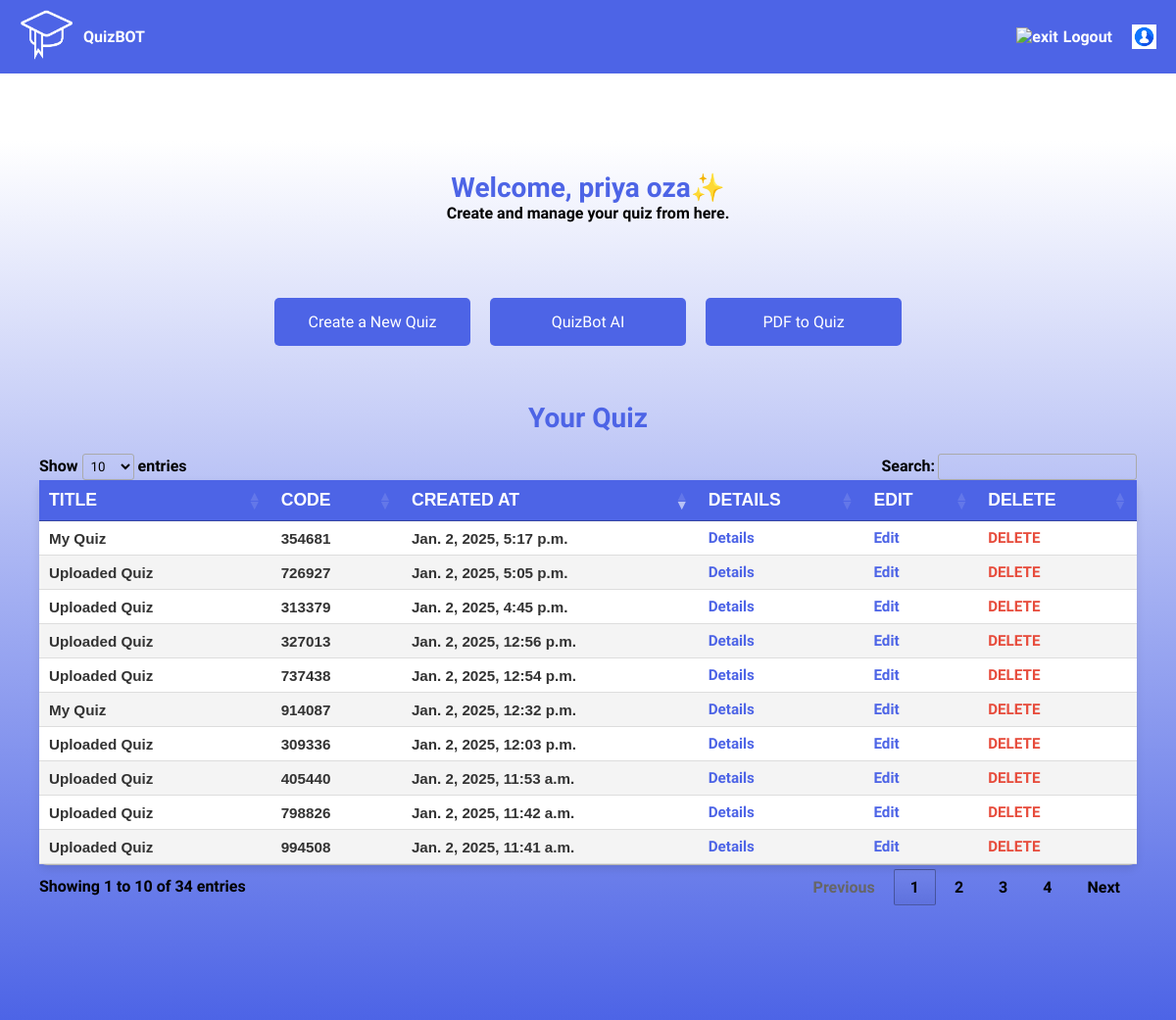
The page /teacher/home/ (signed in) on the database as committed earlier.
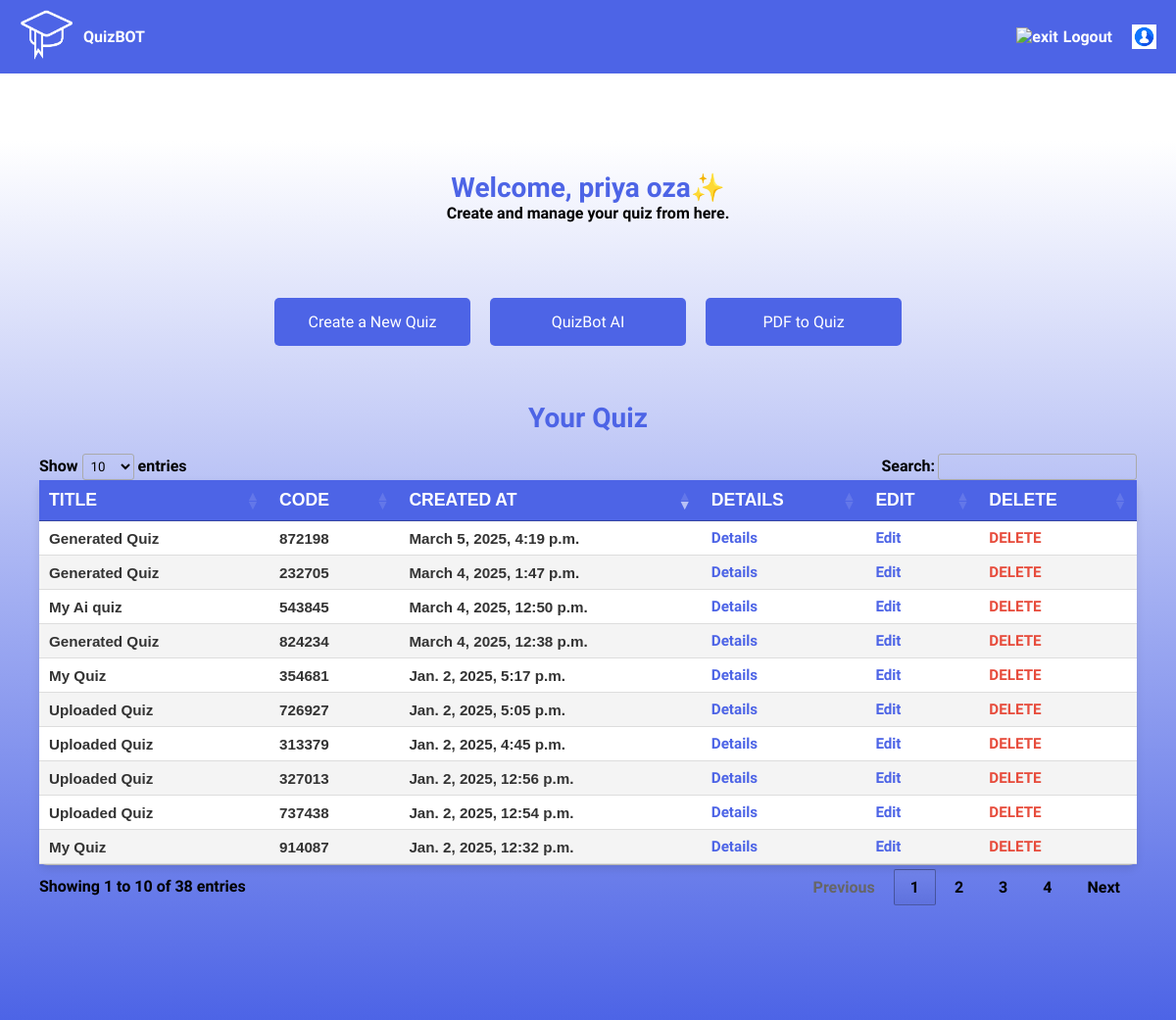
The same page on the database as committed later.
### q/models.py (models this page shows, shortened)
class Quiz(models.Model):
    title = models.CharField(max_length=255)
    pdf = models.FileField(upload_to='pdfs/', null=True, blank=True)
    code = models.IntegerField(unique=True, editable=False, null=True, blank=True)
    host = models.ForeignKey(User, on_delete=models.CASCADE)
    created_at = models.DateTimeField(auto_now_add=True)
    show_results_to_student = models.BooleanField(default=True)  # Show results or not
    duration = models.IntegerField(default=2)  # Duration in minutes
    is_active = models.BooleanField(default=True)  # Whether the quiz is active or not

### login/views.py (the view)
# urls.py: path('teacher/home/', home_tea , name='teacher_home'),
@login_required
def home_tea(request):
    user = request.user
    if request.user.is_authenticated:
        if user.is_student:
            return redirect('student_home')
    quiz = Quiz.objects.filter(host=user)
    return render(request, 'dashboard_tea.html', {'quizzes': quiz})

### login/templates/dashboard_tea.html (shortened to what this page needs)
<!DOCTYPE html>
<html lang="en">
    {% load static %}
<head>
    <link rel="stylesheet" href="{% static 'css/dashboard_tea.css' %}" />
    <link rel="stylesheet" href="https://cdn.datatables.net/1.11.5/css/jquery.dataTables.min.css">
</head>
<body>
    <B>
    <div class="top-navigation">
        <div class="logo">
            <img width="55" height="55" src="{% static 'images/hlgo.png' %}" alt="test-passed"/>
            <span class="title-main">QuizBOT</span>
        </div>
        <div class="nav-links">
            <a href="{% url 'logout' %}">
                <span class="icon">
                    <img width="25" height="25" src="https://img.icons8.com/forma-regular/50/1A1A1A/exit.png" alt="exit"/>
                </span>
                <span class="title">Logout</span>
            </a>
            <a href="{% url 'profile_view' %}">
                {% if user.profile_picture %}
                    <img width="25" height="25" src="{{ user.profile_picture.url }}" alt="Profile Image">
                {% else %}
                    <img width="25" height="25" src="{% static 'images/prfpic.png' %}" alt="Default Profile Image">
                {% endif %}
            </a>
        </div>
    </div>
    <div class="main">
        <section class="content">
            <div class="welcome-message">
                <h1>Welcome, {{ user.first_name }} {{ user.last_name }}&#10024;</h1>
                <p>Create and manage your quiz from here.</p>
            </div>
            <br><br><br>
            <div class="cta-buttons">
                <button onclick="createQuiz()">Create a New Quiz</button>
                <button onclick="aiQuiz()">QuizBot AI</button>
                <button onclick="pdfQuiz()">PDF to Quiz</button>
            </div>
            <br><br><br>
            <div class="welcome-message">
                <h1>Your Quiz</h1>
            </div>
            <div class="quiz-history">
                <table class="user-results" align="center">
                    <thead>
                        <tr>
                            <th>Title</th>
                            <th>Code</th>
                            <th>Created At</th>
                            <th>Details</th>
                            <th>Edit</th>
                            <th>Delete</th>
                        </tr>
                    </thead>
                    <tbody>
                        {% for quiz in quizzes %}
                            <tr>
                                <td>{{ quiz.title }}</td>
                                <td>{{ quiz.code }}</td>
                                <td>{{ quiz.created_at }}</td>
				    <td><a href="/q/view/{{ quiz.id }}">Details</a></td>
                                <td><a href="{% url 'view_questions' quiz.id %}">Edit</a></td>
                                <td><a href="/q/quiz/delete/{{ quiz.id }}" class="delete-link">Delete</a></td>
                            </tr>
                        {% empty %}
                            <tr>
                                <td colspan="6">You haven't created any quizzes yet.</td>
                            </tr>
                        {% endfor %}
                    </tbody>
                </table>
            </div>
            <br><br><br>
        </section>
    </div>
</body>
</html>

Rows that differ between the two databases and show on the page:
no longer on this page (row unchanged): Quiz: title "Uploaded Quiz", code "994508", created_at "Jan. 2, 2025, 11:41 a.m."
no longer on this page (row unchanged): Quiz: title "Uploaded Quiz", code "798826", created_at "Jan. 2, 2025, 11:42 a.m."
no longer on this page (row unchanged): Quiz: title "Uploaded Quiz", code "405440", created_at "Jan. 2, 2025, 11:53 a.m."
no longer on this page (row unchanged): Quiz: title "Uploaded Quiz", code "309336", created_at "Jan. 2, 2025, 12:03 p.m."
added Quiz: title "Generated Quiz", code "824234", created_at "March 4, 2025, 12:38 p.m."
added Quiz: title "My Ai quiz", code "543845", created_at "March 4, 2025, 12:50 p.m."
added Quiz: title "Generated Quiz", code "232705", created_at "March 4, 2025, 1:47 p.m."
added Quiz: title "Generated Quiz", code "872198", created_at "March 5, 2025, 4:19 p.m."
Other text that changed with them:
text written by a page script: "Show entries Search: Showing 1 to 10 of 34 entries Previous 1 2 3 4 Next" → "Show entries Search: Showing 1 to 10 of 38 entries Previous 1 2 3 4 Next"
